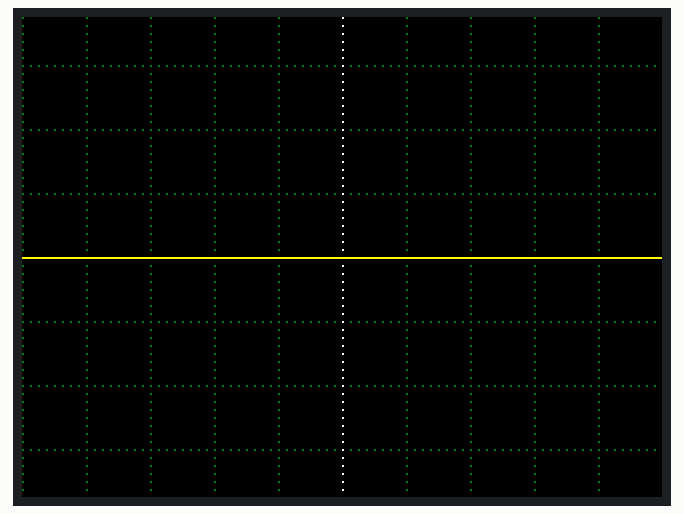
Simulated run of this sketch. Board: ESP32. On the bench: 320×240 colour display.

Above: at 0.53 s.
At 2.06 s:
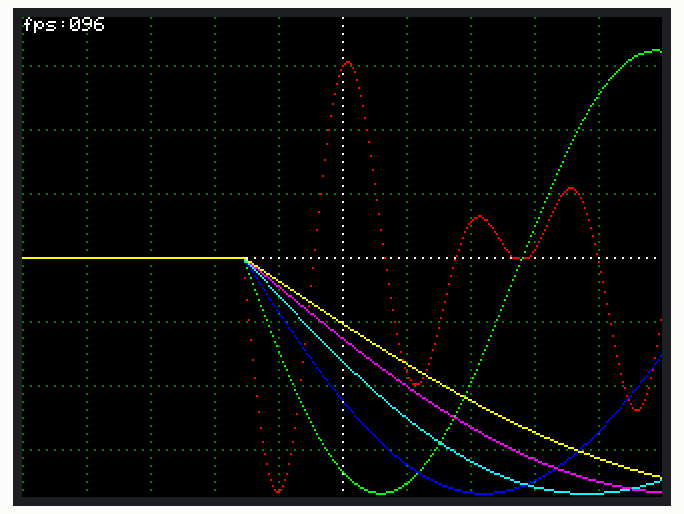
At 6.62 s:
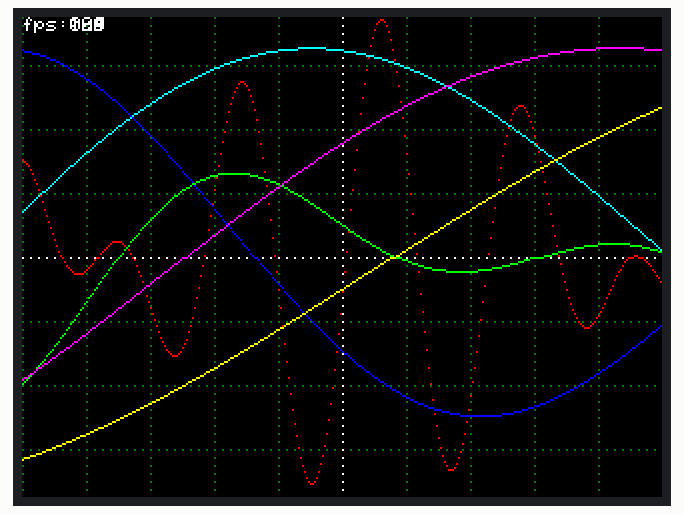
At 11.48 s:
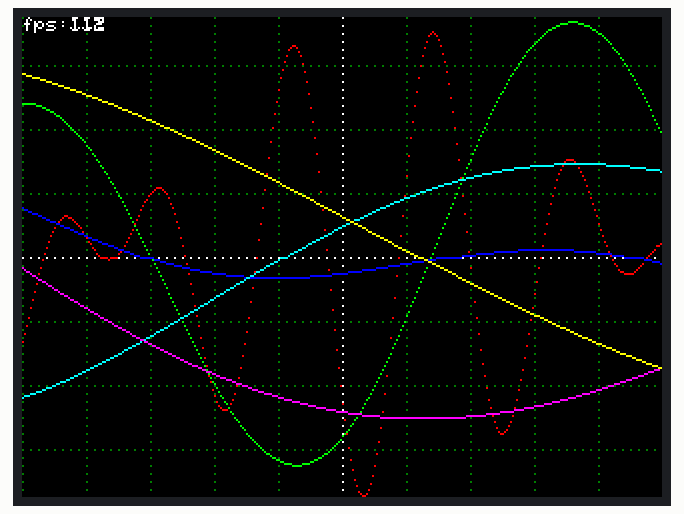
At 20.89 s:
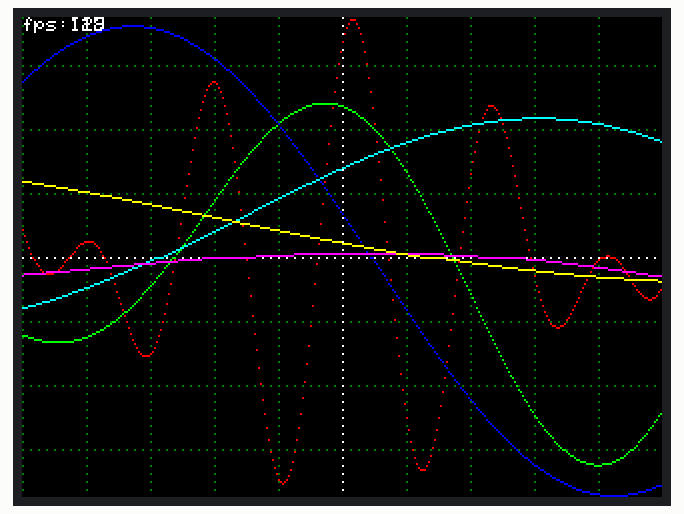
At 39.78 s:
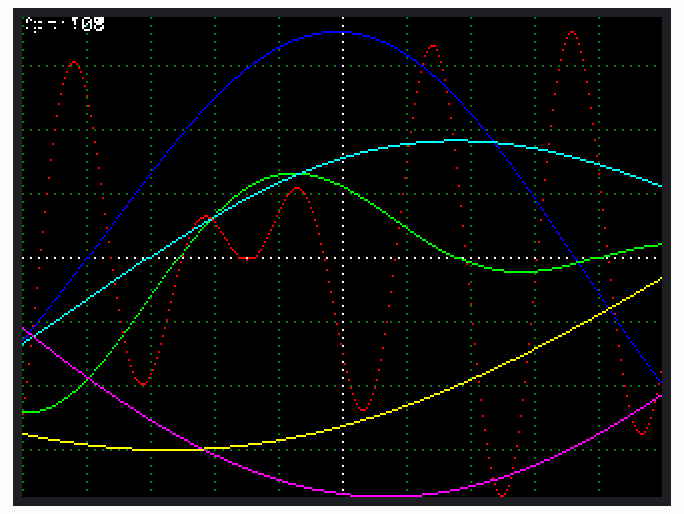

The sketch:

Graph.ino
```cpp
#define LGFX_WT32_SC01
#include <LovyanGFX.hpp>

#include <vector>

#define LINE_COUNT 6

static LGFX lcd;

static std::vector<int> points[LINE_COUNT];
static int colors[] = { TFT_RED, TFT_GREEN, TFT_BLUE, TFT_CYAN, TFT_MAGENTA, TFT_YELLOW };
static int xoffset, yoffset, point_count;

int getBaseColor(int x, int y)
{
  return ((x^y)&3 || ((x-xoffset)&31 && y&31) ? TFT_BLACK : ((!y || x == xoffset) ? TFT_WHITE : TFT_DARKGREEN));
}

void setup(void)
{
  lcd.init();

  if (lcd.width() < lcd.height()) lcd.setRotation(lcd.getRotation() ^ 1);

  yoffset = lcd.height() >> 1;
  xoffset = lcd.width()  >> 1;
  point_count = lcd.width() + 1;

  for (int i = 0; i < LINE_COUNT; i++)
  {
    points[i].resize(point_count);
  }

  lcd.startWrite();
  lcd.setAddrWindow(0, 0, lcd.width(), lcd.height());
  for (int y = 0; y < lcd.height(); y++)
  {
    for (int x = 0; x < lcd.width(); x++)
    {
      lcd.writeColor(getBaseColor(x, y - yoffset), 1);
    }
  }
  lcd.endWrite();
}

void loop(void)
{
  static int prev_sec;
  static int fps;
  ++fps;
  int sec = millis() / 1000;
  if (prev_sec != sec)
  {
    prev_sec = sec;
    lcd.setCursor(0,0);
    lcd.printf("fps:%03d", fps);
    fps = 0;
  }

  static int count;

  for (int i = 0; i < LINE_COUNT; i++)
  {
    points[i][count % point_count] = (sinf((float)count / (10 + 30 * i))+sinf((float)count / (13 + 37 * i))) * (lcd.height() >> 2);
  }

  ++count;

  lcd.startWrite();
  int index1 = count % point_count;
  for (int x = 0; x < point_count-1; x++)
  {
    int index0 = index1;
    index1 = (index0 +1) % point_count;
    for (int i = 0; i < LINE_COUNT; i++)
    {
      int y = points[i][index0];
      if (y != points[i][index1])
      {
        lcd.writePixel(x, y + yoffset, getBaseColor(x, y));
      }
    }

    for (int i = 0; i < LINE_COUNT; i++)
    {
      int y = points[i][index1];
      lcd.writePixel(x, y + yoffset, colors[i]);
    }
  }
  lcd.endWrite();
}
```
